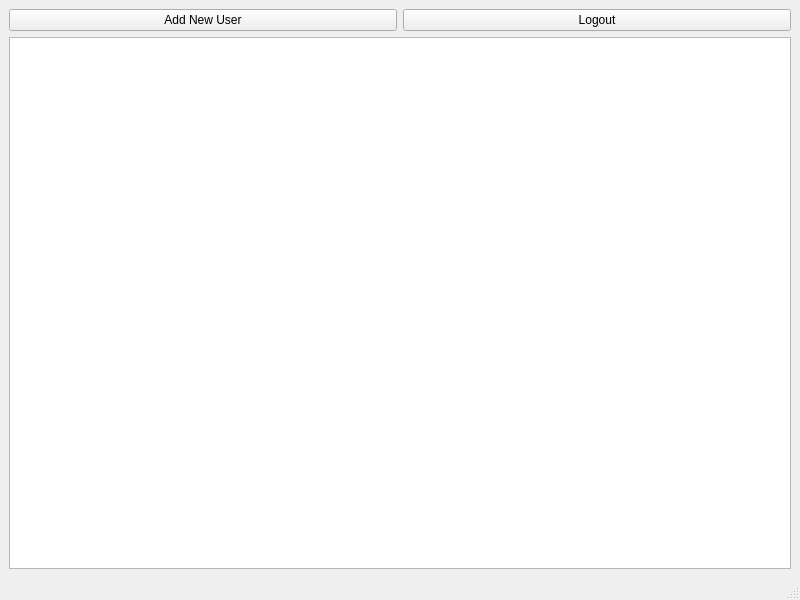
<?xml version="1.0" encoding="UTF-8"?>
<ui version="4.0">
 <class>AdminDashboard</class>
 <widget class="QMainWindow" name="AdminDashboard">
  <property name="geometry">
   <rect>
    <x>0</x>
    <y>0</y>
    <width>800</width>
    <height>600</height>
   </rect>
  </property>
  <property name="windowTitle">
   <string>Admin Dashboard</string>
  </property>
  <widget class="QWidget" name="centralwidget">
   <layout class="QVBoxLayout" name="verticalLayout">
    <item>
     <layout class="QHBoxLayout" name="horizontalLayout">
      <item>
       <widget class="QPushButton" name="pushButton">
        <property name="text">
         <string>Add New User</string>
        </property>
       </widget>
      </item>
      <item>
       <widget class="QPushButton" name="buttonLogout">
        <property name="text">
         <string>Logout</string>
        </property>
       </widget>
      </item>
     </layout>
    </item>
    <item>
     <widget class="QTableView" name="tableView">
      <property name="enabled">
       <bool>true</bool>
      </property>
      <attribute name="horizontalHeaderCascadingSectionResizes">
       <bool>false</bool>
      </attribute>
      <attribute name="verticalHeaderVisible">
       <bool>false</bool>
      </attribute>
     </widget>
    </item>
   </layout>
  </widget>
  <widget class="QMenuBar" name="menubar">
   <property name="geometry">
    <rect>
     <x>0</x>
     <y>0</y>
     <width>800</width>
     <height>22</height>
    </rect>
   </property>
  </widget>
  <widget class="QStatusBar" name="statusbar"/>
 </widget>
 <resources/>
 <connections/>
</ui>
